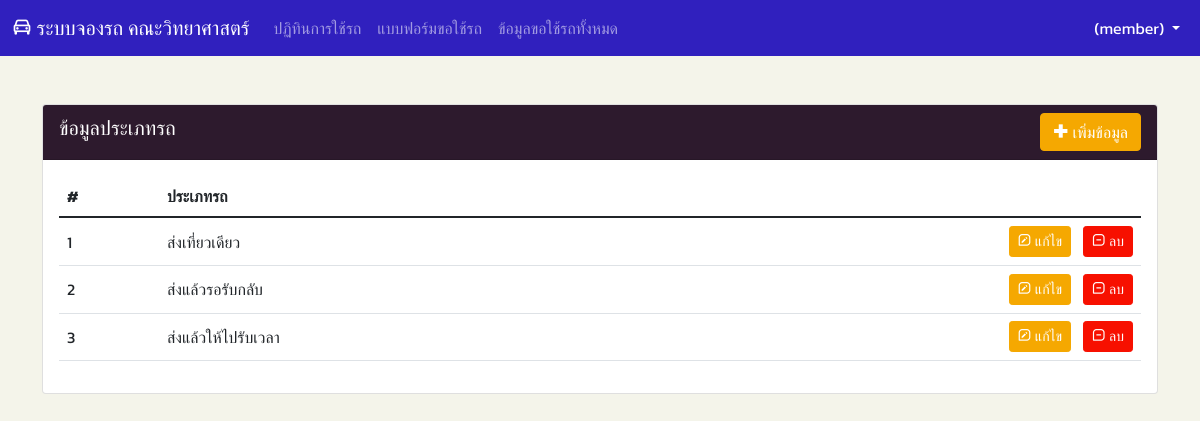
Screenshot of /pages/choose/index.php (signed in) with the database file from the repository.
### tables this page shows
CREATE TABLE `tb_choose` ( 
    `id` INT NOT NULL AUTO_INCREMENT COMMENT 'PK' , 
    `name` VARCHAR(50) NOT NULL COMMENT 'ตัวเลือกรับส่ง' , 
    PRIMARY KEY (`id`)
);

### src/Database/Db.php (called while the page is built, shortened)
<?php
class Db{
    private $host = "localhost";
	private $user = "usersci";
	private $password = "sciencepwd";
	private $dbName = "db_car";
	function __construct() {
		$this->pdo = $this->connect();
	}
	protected function connect() {
		$dsn = "mysql:host={$this->host};dbname={$this->dbName}";
		$pdo = new PDO($dsn, $this->user, $this->password);
		$pdo->exec("set names utf8");
		$pdo->setAttribute(PDO::ATTR_DEFAULT_FETCH_MODE, PDO::FETCH_ASSOC);
		$pdo->setAttribute(PDO::ATTR_ERRMODE, PDO::ERRMODE_EXCEPTION);
		return $pdo;
	}
}
?>

### src/Model/Choose.php (called while the page is built, shortened)
<?php
class Choose extends Db {
    public function getAllChoose() {
        $sql = "
            SELECT *
            FROM tb_choose
            ORDER BY id
        ";
        $stmt = $this->pdo->query($sql);
        $data = $stmt->fetchAll();
        return $data;
    }
}
?>

### pages/choose/index.php (the view, shortened to what this page needs)
<!DOCTYPE html>
<html lang="en">
<head>
    <link rel="stylesheet" href="../../theme/css/bootstrap-theme.css">
    <link rel="stylesheet" href="../../theme/css/datepicker.css">
    <link href='https://unpkg.com/boxicons@2.1.2/css/boxicons.min.css' rel='stylesheet'>
</head>
<body class="font-kanit">
    <div class="">
        <?php require $_SERVER['DOCUMENT_ROOT']."/car/inc/components/navbar.php";?>
    </div>
    <div class="container">
        <div class="row mt-5">
            <div class="col">
                <div class="card mb-3">
                    <div class="card-header bg-info text-white d-flex justify-content-between align-items-center">
                        <h5>ข้อมูลประเภทรถ</h5>
                        <a href="form.php" class="btn btn-warning text-white"><i class='bx bx-plus-medical' ></i> เพิ่มข้อมูล</a>
                    </div>
                        <div class="card-body">
                            <table class="table table-hover">
                                <thead>
                                    <tr>
                                        <th>#</th>
                                        <th>ประเภทรถ</th>
                                        <th></th>
                                    </tr>
                                </thead>
                                <tbody>
                                    <?php
                                        $chooseObj = new Choose;
                                        $chooses = $chooseObj->getAllChoose();
                                        $i=0;
                                        foreach($chooses as $choose) {
                                            $i++;
                                            echo "
                                                <tr  valign='middle'>
                                                    <td>{$i}</td>
                                                    <td>{$choose['name']}</td>
                                                    <td align='right'>
                                                        <a href='form.php?id={$choose['id']}&action=edit' class='me-md-2 btn btn-sm btn-warning text-white'><i class='bx bx-message-square-edit' ></i> แก้ไข</a>
                                                        <a href='save.php?id={$choose['id']}&action=delete' class='btn btn-sm btn-danger text-white'><i class='bx bx-message-square-minus' ></i> ลบ</a>
                                                    </td>
                                                <tr>
                                            ";
                                        }
                                    ?>
                                </tbody>
                            </table>
                        </div>
                    </div>
                </div>
            </div>
        </div>
</body>
</html>

### rows the page displays
tb_choose: name "ส่งเที่ยวเดียว"
tb_choose: name "ส่งแล้วรอรับกลับ"
tb_choose: name "ส่งแล้วให้ไปรับเวลา"

### other values shown
$name "(member)"
